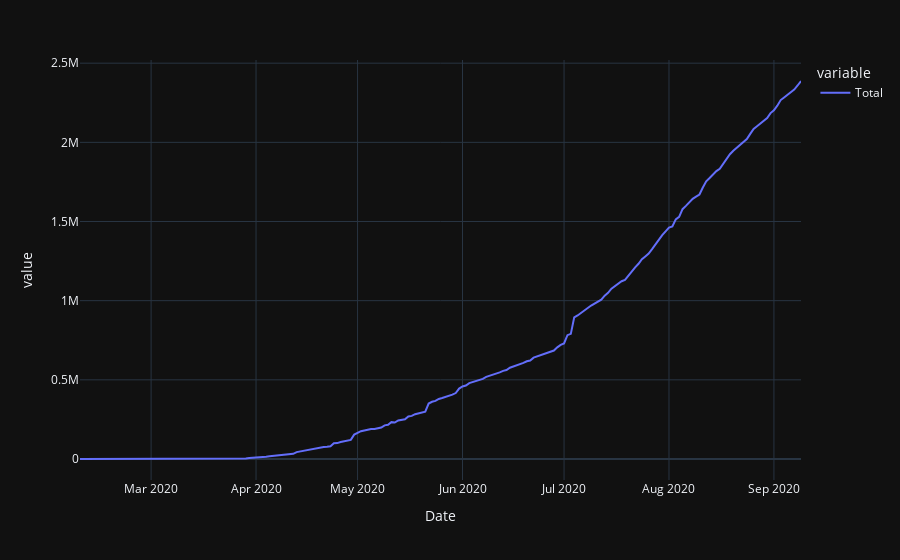

The notebook cell saved with this chart:
### Markdown cell above
## Recovery

### Code cell
data=create_data_frame('Recovery')
plot_data_frame()

### Figure 1 — Plotly figure (JSON) as saved in the notebook; plotly's stock layout.template omitted (floating-point values rounded to 4 significant figures; data arrays with more than 128 entries replaced by an {"elided": "..."} marker saying what was removed)
{"data": [{"hovertemplate": "variable=Total<br>Date=%{x}<br>value=%{y}<extra></extra>", "legendgroup": "Total", "line": {"color": "#636efa", "dash": "solid"}, "mode": "lines", "name": "Total", "orientation": "v", "showlegend": true, "type": "scatter", "x": {"elided": "214 str values"}, "xaxis": "x", "y": {"elided": "214 int values"}, "yaxis": "y"}], "layout": {"legend": {"title": {"text": "variable"}, "tracegroupgap": 0}, "margin": {"t": 60}, "xaxis": {"anchor": "y", "domain": [0, 1], "title": {"text": "Date"}}, "yaxis": {"anchor": "x", "domain": [0, 1], "title": {"text": "value"}}}}
